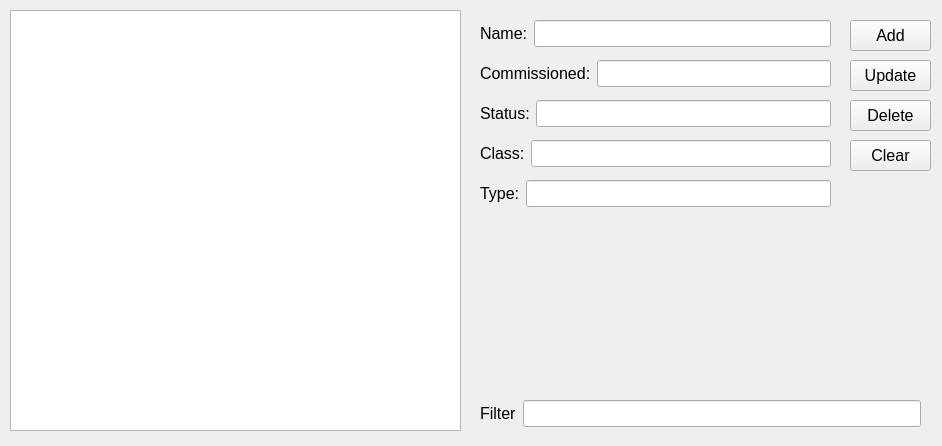
<?xml version="1.0" encoding="UTF-8"?>
<ui version="4.0">
 <class>MainWindow</class>
 <widget class="QMainWindow" name="MainWindow">
  <property name="geometry">
   <rect>
    <x>0</x>
    <y>0</y>
    <width>942</width>
    <height>446</height>
   </rect>
  </property>
  <property name="windowTitle">
   <string>Ship Database Management System (DMS)</string>
  </property>
  <widget class="QWidget" name="centralwidget">
   <widget class="QTableView" name="tableView">
    <property name="geometry">
     <rect>
      <x>10</x>
      <y>10</y>
      <width>451</width>
      <height>421</height>
     </rect>
    </property>
   </widget>
   <widget class="QPushButton" name="addButton">
    <property name="geometry">
     <rect>
      <x>850</x>
      <y>20</y>
      <width>81</width>
      <height>31</height>
     </rect>
    </property>
    <property name="font">
     <font>
      <pointsize>12</pointsize>
     </font>
    </property>
    <property name="text">
     <string>Add</string>
    </property>
   </widget>
   <widget class="QPushButton" name="updateButton">
    <property name="geometry">
     <rect>
      <x>850</x>
      <y>60</y>
      <width>81</width>
      <height>31</height>
     </rect>
    </property>
    <property name="font">
     <font>
      <pointsize>12</pointsize>
     </font>
    </property>
    <property name="text">
     <string>Update</string>
    </property>
   </widget>
   <widget class="QPushButton" name="deleteButton">
    <property name="geometry">
     <rect>
      <x>850</x>
      <y>100</y>
      <width>81</width>
      <height>31</height>
     </rect>
    </property>
    <property name="font">
     <font>
      <pointsize>12</pointsize>
     </font>
    </property>
    <property name="text">
     <string>Delete</string>
    </property>
   </widget>
   <widget class="QWidget" name="layoutWidget">
    <property name="geometry">
     <rect>
      <x>480</x>
      <y>60</y>
      <width>351</width>
      <height>27</height>
     </rect>
    </property>
    <layout class="QHBoxLayout" name="horizontalLayout_2">
     <item>
      <widget class="QLabel" name="label_2">
       <property name="font">
        <font>
         <pointsize>12</pointsize>
        </font>
       </property>
       <property name="text">
        <string>Commissioned:</string>
       </property>
      </widget>
     </item>
     <item>
      <widget class="QLineEdit" name="commEdit">
       <property name="font">
        <font>
         <pointsize>12</pointsize>
        </font>
       </property>
      </widget>
     </item>
    </layout>
   </widget>
   <widget class="QWidget" name="layoutWidget_2">
    <property name="geometry">
     <rect>
      <x>480</x>
      <y>100</y>
      <width>351</width>
      <height>27</height>
     </rect>
    </property>
    <layout class="QHBoxLayout" name="horizontalLayout_3">
     <item>
      <widget class="QLabel" name="label_3">
       <property name="font">
        <font>
         <pointsize>12</pointsize>
        </font>
       </property>
       <property name="text">
        <string>Status:</string>
       </property>
      </widget>
     </item>
     <item>
      <widget class="QLineEdit" name="statusEdit">
       <property name="font">
        <font>
         <pointsize>12</pointsize>
        </font>
       </property>
      </widget>
     </item>
    </layout>
   </widget>
   <widget class="QWidget" name="layoutWidget_3">
    <property name="geometry">
     <rect>
      <x>480</x>
      <y>140</y>
      <width>351</width>
      <height>27</height>
     </rect>
    </property>
    <layout class="QHBoxLayout" name="horizontalLayout_4">
     <item>
      <widget class="QLabel" name="label_4">
       <property name="font">
        <font>
         <pointsize>12</pointsize>
        </font>
       </property>
       <property name="text">
        <string>Class:</string>
       </property>
      </widget>
     </item>
     <item>
      <widget class="QLineEdit" name="classEdit">
       <property name="font">
        <font>
         <pointsize>12</pointsize>
        </font>
       </property>
      </widget>
     </item>
    </layout>
   </widget>
   <widget class="QWidget" name="layoutWidget_4">
    <property name="geometry">
     <rect>
      <x>480</x>
      <y>180</y>
      <width>351</width>
      <height>27</height>
     </rect>
    </property>
    <layout class="QHBoxLayout" name="horizontalLayout_5">
     <item>
      <widget class="QLabel" name="label_5">
       <property name="font">
        <font>
         <pointsize>12</pointsize>
        </font>
       </property>
       <property name="text">
        <string>Type:</string>
       </property>
      </widget>
     </item>
     <item>
      <widget class="QLineEdit" name="typeEdit">
       <property name="font">
        <font>
         <pointsize>12</pointsize>
        </font>
       </property>
      </widget>
     </item>
    </layout>
   </widget>
   <widget class="QWidget" name="layoutWidget_5">
    <property name="geometry">
     <rect>
      <x>480</x>
      <y>400</y>
      <width>441</width>
      <height>27</height>
     </rect>
    </property>
    <layout class="QHBoxLayout" name="horizontalLayout_6">
     <item>
      <widget class="QLabel" name="label_6">
       <property name="font">
        <font>
         <pointsize>12</pointsize>
        </font>
       </property>
       <property name="text">
        <string>Filter</string>
       </property>
      </widget>
     </item>
     <item>
      <widget class="QLineEdit" name="searchEdit">
       <property name="font">
        <font>
         <pointsize>12</pointsize>
        </font>
       </property>
      </widget>
     </item>
    </layout>
   </widget>
   <widget class="QPushButton" name="clearButton">
    <property name="geometry">
     <rect>
      <x>850</x>
      <y>140</y>
      <width>81</width>
      <height>31</height>
     </rect>
    </property>
    <property name="font">
     <font>
      <pointsize>12</pointsize>
     </font>
    </property>
    <property name="text">
     <string>Clear</string>
    </property>
   </widget>
   <widget class="QWidget" name="">
    <property name="geometry">
     <rect>
      <x>480</x>
      <y>20</y>
      <width>351</width>
      <height>27</height>
     </rect>
    </property>
    <layout class="QHBoxLayout" name="horizontalLayout">
     <item>
      <widget class="QLabel" name="label">
       <property name="font">
        <font>
         <pointsize>12</pointsize>
        </font>
       </property>
       <property name="text">
        <string>Name:</string>
       </property>
      </widget>
     </item>
     <item>
      <widget class="QLineEdit" name="nameEdit">
       <property name="font">
        <font>
         <pointsize>12</pointsize>
        </font>
       </property>
      </widget>
     </item>
    </layout>
   </widget>
  </widget>
 </widget>
 <resources/>
 <connections/>
</ui>
